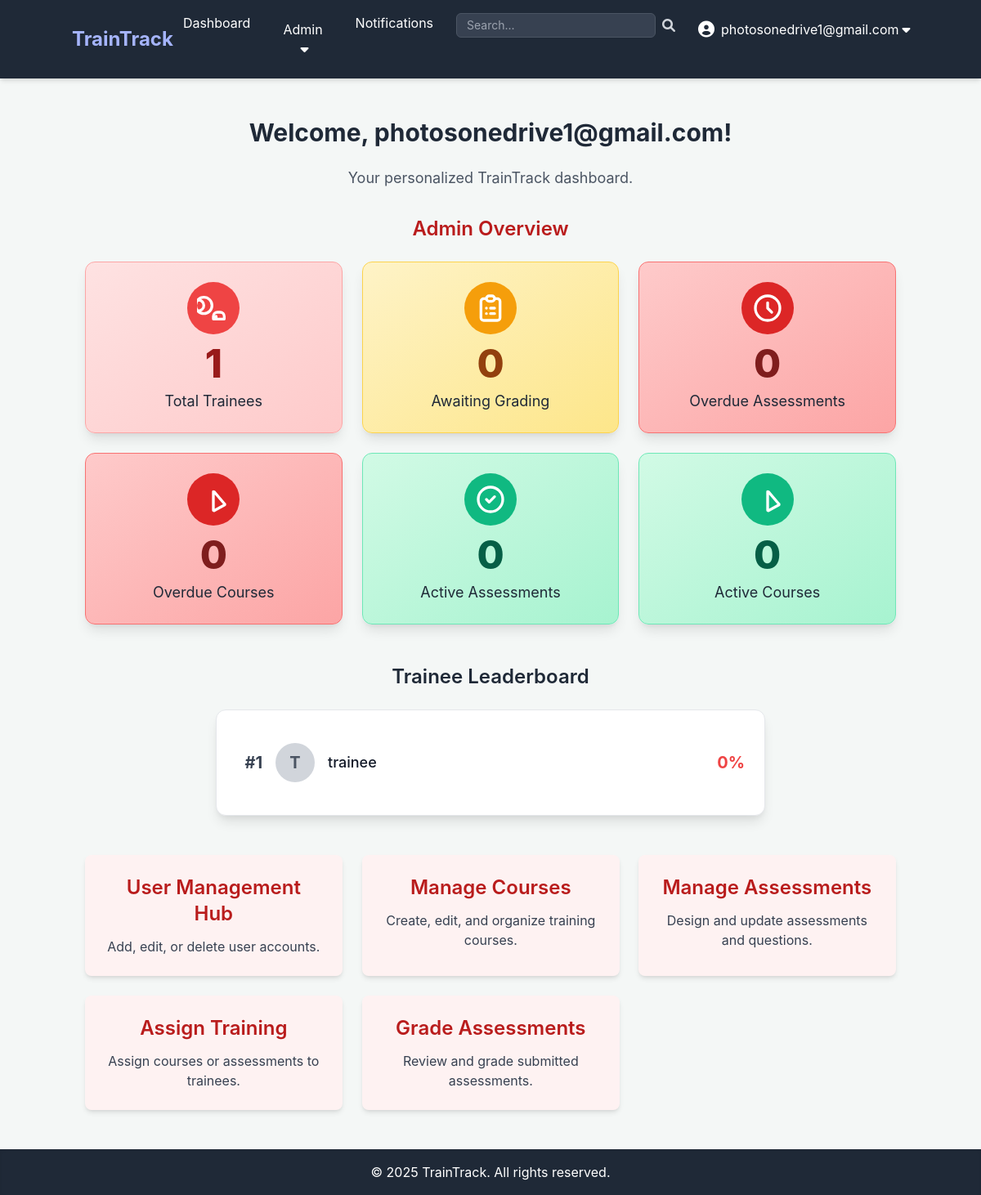
The page /dashboard (signed in) on the database its author committed.
### app.py (models this page shows, shortened)
class User(UserMixin, db.Model):
    id = db.Column(db.Integer, primary_key=True)
    username = db.Column(db.String(80), unique=True, nullable=False)
    password_hash = db.Column(db.String(128), nullable=False)
    role = db.Column(db.String(20), nullable=False, default='trainee')
    domain = db.Column(db.String(50), nullable=True) # New field for trainee/admin domain
    assignments_as_trainee = db.relationship('Assignment', foreign_keys='Assignment.trainee_id', backref='trainee', lazy=True)
    created_courses = db.relationship('Course', foreign_keys='Course.created_by_id', backref='creator', lazy=True)
    created_assessments = db.relationship('Assessment', foreign_keys='Assessment.created_by_id', backref='assessor_creator', lazy=True)
    created_learning_paths = db.relationship('LearningPath', foreign_keys='LearningPath.created_by_id', backref='path_creator', lazy=True)
    assigned_assignments = db.relationship('Assignment', foreign_keys='Assignment.assigned_by_id', backref='assigner', lazy=True)
    notifications_received = db.relationship('Notification', foreign_keys='Notification.recipient_id', backref='recipient', lazy=True)
    notifications_sent = db.relationship('Notification', foreign_keys='Notification.sender_id', backref='sender', lazy=True)
    graded_submissions = db.relationship('Submission', foreign_keys='Submission.graded_by_id', backref='grader', lazy=True)

### app.py (the view, shortened to what this page needs)
@app.route('/dashboard')
@login_required # User must be logged in to access the dashboard
def dashboard():
    current_year = datetime.now().year
    dashboard_data = {}
    leaderboard_data = []
    if current_user.role == 'admin':
        dashboard_data['total_trainees'] = db.session.query(User).filter_by(role='trainee').count()
        dashboard_data['assignments_awaiting_grading'] = db.session.query(Assignment).filter_by(status='submitted_for_grading').count()
        overdue_assessments = db.session.query(Assignment).filter(
            Assignment.assessment_id.isnot(None), # Ensure it's an assessment
            Assignment.due_date < datetime.utcnow(),
            Assignment.status.in_(['assigned', 'in_progress', 'submitted_for_grading'])
        ).count()
        dashboard_data['overdue_assessments'] = overdue_assessments
        overdue_courses = db.session.query(Assignment).filter(
            Assignment.course_id.isnot(None), # Ensure it's a course
            Assignment.due_date < datetime.utcnow(),
            Assignment.status.in_(['assigned', 'in_progress']) # Courses are typically 'assigned' or 'in_progress'
        ).count()
        dashboard_data['overdue_courses'] = overdue_courses
        active_assessments = db.session.query(Assignment).filter(
            Assignment.assessment_id.isnot(None),
            Assignment.status.in_(['assigned', 'in_progress'])
        ).count()
        dashboard_data['active_assessments'] = active_assessments
        active_courses = db.session.query(Assignment).filter(
            Assignment.course_id.isnot(None),
            Assignment.status.in_(['assigned', 'in_progress'])
        ).count()
        dashboard_data['active_courses'] = active_courses
        trainees = db.session.query(User).filter_by(role='trainee').all()
        for trainee in trainees:
            completed_assessments = db.session.query(Assignment).filter(
                Assignment.trainee_id == trainee.id,
                Assignment.assessment_id.isnot(None),
                Assignment.status.in_(['completed', 'graded'])
            ).all()
            total_score = 0
            num_graded_assessments = 0
            for assignment in completed_assessments:
                if assignment.score is not None:
                    total_score += assignment.score
                    num_graded_assessments += 1
            average_score = (total_score / num_graded_assessments) if num_graded_assessments > 0 else 0
            leaderboard_data.append({
                'trainee': trainee,
                'average_score': round(average_score, 2)
            })
        leaderboard_data.sort(key=lambda x: x['average_score'], reverse=True)
    elif current_user.role == 'trainee':
        pass # No additional data needed for trainee dashboard here, as they have a dedicated page
    return render_template('dashboard.html',
                           title='Dashboard',
                           user=current_user,
                           current_year=current_year,
                           dashboard_data=dashboard_data,
                           leaderboard_data=leaderboard_data) # Pass leaderboard data

### templates/dashboard.html (shortened to what this page needs)
{% extends "base.html" %}
{% block content %}
    <h1 class="text-3xl font-bold text-gray-800 mb-6 text-center animate-fade-in">Welcome, {{ user.username }}!</h1>
    <p class="text-lg text-gray-600 mb-8 text-center animate-fade-in delay-100">Your personalized TrainTrack dashboard.</p>
    {% if user.role == 'admin' %}
        <div class="mb-12">
            <h2 class="text-2xl font-semibold text-red-700 mb-6 text-center animate-slide-down">Admin Overview</h2>
            <div class="grid grid-cols-1 md:grid-cols-2 lg:grid-cols-3 xl:grid-cols-6 gap-6">
                <div class="bg-gradient-to-br from-red-100 to-red-200 p-6 rounded-xl shadow-lg border border-red-300 flex flex-col items-center justify-center transform hover:scale-105 transition-all duration-300 animate-fade-in delay-200">
                    <div class="p-3 bg-red-500 rounded-full mb-3">
                    </div>
                    <p class="text-5xl font-extrabold text-red-800">{{ dashboard_data.total_trainees }}</p>
                    <p class="text-gray-800 text-lg mt-2">Total Trainees</p>
                </div>
                <div class="bg-gradient-to-br from-yellow-100 to-yellow-200 p-6 rounded-xl shadow-lg border border-yellow-300 flex flex-col items-center justify-center transform hover:scale-105 transition-all duration-300 animate-fade-in delay-300">
                    <div class="p-3 bg-yellow-500 rounded-full mb-3">
                    </div>
                    <p class="text-5xl font-extrabold text-yellow-800">{{ dashboard_data.assignments_awaiting_grading }}</p>
                    <p class="text-gray-800 text-lg mt-2">Awaiting Grading</p>
                </div>
                <div class="bg-gradient-to-br from-red-200 to-red-300 p-6 rounded-xl shadow-lg border border-red-400 flex flex-col items-center justify-center transform hover:scale-105 transition-all duration-300 animate-fade-in delay-400">
                    <div class="p-3 bg-red-600 rounded-full mb-3">
                        <svg class="w-10 h-10 text-white" fill="none" stroke="currentColor" viewBox="0 0 24 24" xmlns="http://www.w3.org/2000/svg"><path stroke-linecap="round" stroke-linejoin="round" stroke-width="2" d="M12 8v4l3 3m6-3a9 9 0 11-18 0 9 9 0 0118 0z"></path></svg>
                    </div>
                    <p class="text-5xl font-extrabold text-red-900">{{ dashboard_data.overdue_assessments }}</p>
                    <p class="text-gray-800 text-lg mt-2">Overdue Assessments</p>
                </div>
                <div class="bg-gradient-to-br from-red-200 to-red-300 p-6 rounded-xl shadow-lg border border-red-400 flex flex-col items-center justify-center transform hover:scale-105 transition-all duration-300 animate-fade-in delay-500">
                    <div class="p-3 bg-red-600 rounded-full mb-3">
                    </div>
                    <p class="text-5xl font-extrabold text-red-900">{{ dashboard_data.overdue_courses }}</p>
                    <p class="text-gray-800 text-lg mt-2">Overdue Courses</p>
                </div>
                <div class="bg-gradient-to-br from-green-100 to-green-200 p-6 rounded-xl shadow-lg border border-green-300 flex flex-col items-center justify-center transform hover:scale-105 transition-all duration-300 animate-fade-in delay-600">
                    <div class="p-3 bg-green-500 rounded-full mb-3">
                        <svg class="w-10 h-10 text-white" fill="none" stroke="currentColor" viewBox="0 0 24 24" xmlns="http://www.w3.org/2000/svg"><path stroke-linecap="round" stroke-linejoin="round" stroke-width="2" d="M9 12l2 2 4-4m6 2a9 9 0 11-18 0 9 9 0 0118 0z"></path></svg>
                    </div>
                    <p class="text-5xl font-extrabold text-green-800">{{ dashboard_data.active_assessments }}</p>
                    <p class="text-gray-800 text-lg mt-2">Active Assessments</p>
                </div>
                <div class="bg-gradient-to-br from-green-100 to-green-200 p-6 rounded-xl shadow-lg border border-green-300 flex flex-col items-center justify-center transform hover:scale-105 transition-all duration-300 animate-fade-in delay-700">
                    <div class="p-3 bg-green-500 rounded-full mb-3">
                    </div>
                    <p class="text-5xl font-extrabold text-green-800">{{ dashboard_data.active_courses }}</p>
                    <p class="text-gray-800 text-lg mt-2">Active Courses</p>
                </div>
            </div>
        </div>
    {% endif %}
    {% if user.role == 'admin' or user.role == 'support' %}
        <div class="mb-12">
            <h2 class="text-2xl font-semibold text-gray-800 mb-6 text-center animate-slide-down">Trainee Leaderboard</h2>
            {% if leaderboard_data %}
                <div class="bg-white p-6 rounded-xl shadow-lg border border-gray-200 max-w-2xl mx-auto">
                    <ul class="divide-y divide-gray-200">
                        {% for entry in leaderboard_data %}
                            <li class="py-4 flex items-center justify-between animate-fade-in delay-{{ loop.index * 100 }}">
                                <div class="flex items-center">
                                    <span class="text-xl font-bold text-gray-700 mr-4 w-8 text-right">#{{ loop.index }}</span>
                                    <div class="w-12 h-12 bg-gray-300 rounded-full flex items-center justify-center text-gray-600 font-bold text-xl mr-4">
                                        {{ entry.trainee.username[0]|upper }}
                                    </div>
                                    <span class="text-lg font-medium text-gray-900">{{ entry.trainee.username }}</span>
                                </div>
                                <span class="text-xl font-bold {% if entry.average_score >= 80 %}text-green-600{% elif entry.average_score >= 50 %}text-orange-500{% else %}text-red-500{% endif %}">
                                    {{ entry.average_score }}%
                                </span>
                            </li>
                        {% endfor %}
                    </ul>
                </div>
            {% else %}
                <p class="text-center text-gray-600 text-lg">No completed assessments to display leaderboard.</p>
            {% endif %}
        </div>
    {% endif %}
    <div class="grid grid-cols-1 md:grid-cols-2 lg:grid-cols-3 gap-6">
        {% if user.role == 'admin' %}
            <a href="{{ url_for('admin_view_users') }}" class="p-6 bg-red-50 rounded-lg shadow-md hover:shadow-xl transition-shadow duration-300 text-center animate-pop-in delay-800">
                <h2 class="text-2xl font-semibold text-red-700 mb-3">User Management Hub</h2>
                <p class="text-gray-700">Add, edit, or delete user accounts.</p>
            </a>
            <a href="{{ url_for('admin_view_courses') }}" class="p-6 bg-red-50 rounded-lg shadow-md hover:shadow-xl transition-shadow duration-300 text-center animate-pop-in delay-900">
                <h2 class="text-2xl font-semibold text-red-700 mb-3">Manage Courses</h2>
                <p class="text-gray-700">Create, edit, and organize training courses.</p>
            </a>
            <a href="{{ url_for('admin_view_assessments') }}" class="p-6 bg-red-50 rounded-lg shadow-md hover:shadow-xl transition-shadow duration-300 text-center animate-pop-in delay-1000">
                <h2 class="text-2xl font-semibold text-red-700 mb-3">Manage Assessments</h2>
                <p class="text-gray-700">Design and update assessments and questions.</p>
            </a>
            <a href="{{ url_for('assign_training_options') }}" class="p-6 bg-red-50 rounded-lg shadow-md hover:shadow-xl transition-shadow duration-300 text-center animate-pop-in delay-1100">
                <h2 class="text-2xl font-semibold text-red-700 mb-3">Assign Training</h2>
                <p class="text-gray-700">Assign courses or assessments to trainees.</p>
            </a>
            <a href="{{ url_for('grade_assessments') }}" class="p-6 bg-red-50 rounded-lg shadow-md hover:shadow-xl transition-shadow duration-300 text-center animate-pop-in delay-1200">
                <h2 class="text-2xl font-semibold text-red-700 mb-3">Grade Assessments</h2>
                <p class="text-gray-700">Review and grade submitted assessments.</p>
            </a>
        {% endif %}
    </div>
{% endblock %}

### templates/base.html (shortened to what this page needs)
<!DOCTYPE html>
<html lang="en">
<head>
    <link href="https://cdn.jsdelivr.net/npm/tailwindcss@2.2.19/dist/tailwind.min.css" rel="stylesheet">
    <link rel="stylesheet" href="https://cdnjs.cloudflare.com/ajax/libs/font-awesome/6.0.0-beta3/css/all.min.css">
</head>
<body class="flex flex-col min-h-screen">
    <header class="bg-gray-800 text-white p-4 shadow-md">
        <div class="container mx-auto flex justify-between items-center">
            <a href="{{ url_for('dashboard') }}" class="text-2xl font-bold text-indigo-300 hover:text-indigo-100 transition duration-300">TrainTrack</a>
            <nav>
                <ul class="flex space-x-4">
                    {% if current_user.is_authenticated %}
                        <li><a href="{{ url_for('dashboard') }}" class="hover:text-gray-300 px-3 py-2 rounded-md transition duration-300">Dashboard</a></li>
                        {% if current_user.role == 'admin' %}
                            <li class="relative group">
                                <button class="hover:text-gray-300 px-3 py-2 rounded-md transition duration-300 focus:outline-none">
                                    Admin <i class="fas fa-caret-down ml-1"></i>
                                </button>
                            </li>
                        {% endif %}
                        <li class="relative">
                            <a href="{{ url_for('view_notifications') }}" class="hover:text-gray-300 px-3 py-2 rounded-md transition duration-300">
                                Notifications
                            </a>
                        </li>
                        <li>
                            <form action="{{ url_for('search') }}" method="GET" class="flex items-center">
                                <input type="search" name="query" placeholder="Search..."
                                       class="px-3 py-1 rounded-md bg-gray-700 text-white border border-gray-600 focus:border-indigo-500 focus:ring-indigo-500 text-sm"
                                       aria-label="Search input">
                                <button type="submit" class="ml-2 text-gray-300 hover:text-white transition duration-300" aria-label="Submit search">
                                    <i class="fas fa-search"></i>
                                </button>
                            </form>
                        </li>
                        <li class="relative group">
                            <button class="flex items-center hover:text-gray-300 px-3 py-2 rounded-md transition duration-300 focus:outline-none">
                                <i class="fas fa-user-circle text-xl mr-2"></i>
                                {{ current_user.username }} <i class="fas fa-caret-down ml-1"></i>
                            </button>
                        </li>
                    {% else %}
                        <li><a href="{{ url_for('login') }}" class="hover:text-gray-300 px-3 py-2 rounded-md transition duration-300">Login</a></li>
                        <li><a href="{{ url_for('register') }}" class="hover:text-gray-300 px-3 py-2 rounded-md transition duration-300">Register</a></li>
                    {% endif %}
                </ul>
            </nav>
        </div>
    </header>
    <main class="container mx-auto mt-8 p-4 flex-grow">
        {% block content %}{% endblock %}
    </main>
    <footer class="bg-gray-800 text-white p-4 text-center shadow-inner mt-8">
        <div class="container mx-auto">
            <p>&copy; {{ current_year }} TrainTrack. All rights reserved.</p>
        </div>
    </footer>
</body>
</html>

### rows shown on the page
User: username "photosonedrive1@gmail.com"
User: trainee "T", trainee.username "trainee"

### other values the page prints
{{ dashboard_data.total_trainees }} "1"
{{ dashboard_data.assignments_awaiting_grading }} "0"
{{ dashboard_data.overdue_assessments }} "0"
{{ dashboard_data.overdue_courses }} "0"
{{ dashboard_data.active_assessments }} "0"
{{ dashboard_data.active_courses }} "0"
{{ entry.average_score }} "0"
